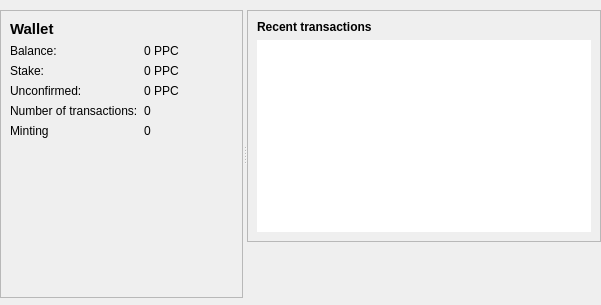
<?xml version="1.0" encoding="UTF-8"?>
<ui version="4.0">
 <class>OverviewPage</class>
 <widget class="QWidget" name="OverviewPage">
  <property name="geometry">
   <rect>
    <x>0</x>
    <y>0</y>
    <width>601</width>
    <height>305</height>
   </rect>
  </property>
  <property name="windowTitle">
   <string>Form</string>
  </property>
  <widget class="QSplitter" name="splitter">
   <property name="geometry">
    <rect>
     <x>0</x>
     <y>10</y>
     <width>601</width>
     <height>288</height>
    </rect>
   </property>
   <property name="orientation">
    <enum>Qt::Horizontal</enum>
   </property>
   <widget class="QFrame" name="frame">
    <property name="frameShape">
     <enum>QFrame::StyledPanel</enum>
    </property>
    <property name="frameShadow">
     <enum>QFrame::Raised</enum>
    </property>
    <layout class="QFormLayout" name="formLayout">
     <item row="0" column="0">
      <widget class="QLabel" name="label_5">
       <property name="font">
        <font>
         <pointsize>11</pointsize>
         <weight>75</weight>
         <bold>true</bold>
        </font>
       </property>
       <property name="text">
        <string>Wallet</string>
       </property>
      </widget>
     </item>
     <item row="1" column="0">
      <widget class="QLabel" name="label">
       <property name="text">
        <string>Balance:</string>
       </property>
      </widget>
     </item>
     <item row="1" column="1">
      <widget class="QLabel" name="labelBalance">
       <property name="text">
        <string notr="true">0 PPC</string>
       </property>
      </widget>
     </item>
     <item row="2" column="0">
      <widget class="QLabel" name="label_6">
       <property name="text">
        <string>Stake:</string>
       </property>
      </widget>
     </item>
     <item row="2" column="1">
      <widget class="QLabel" name="labelStake">
       <property name="text">
        <string notr="true">0 PPC</string>
       </property>
      </widget>
     </item>
     <item row="3" column="0">
      <widget class="QLabel" name="label_3">
       <property name="text">
        <string>Unconfirmed:</string>
       </property>
      </widget>
     </item>
     <item row="3" column="1">
      <widget class="QLabel" name="labelUnconfirmed">
       <property name="text">
        <string notr="true">0 PPC</string>
       </property>
      </widget>
     </item>
     <item row="4" column="0">
      <widget class="QLabel" name="label_2">
       <property name="text">
        <string>Number of transactions:</string>
       </property>
      </widget>
     </item>
     <item row="4" column="1">
      <widget class="QLabel" name="labelNumTransactions">
       <property name="text">
        <string>0</string>
       </property>
      </widget>
     </item>
     <item row="5" column="0">
      <widget class="QLabel" name="label_7">
       <property name="text">
        <string>Minting</string>
       </property>
      </widget>
     </item>
     <item row="5" column="1">
      <widget class="QLabel" name="label_8">
       <property name="text">
        <string>0</string>
       </property>
      </widget>
     </item>
    </layout>
   </widget>
   <widget class="QWidget" name="">
    <layout class="QVBoxLayout" name="verticalLayout_3">
     <item>
      <widget class="QFrame" name="frame_2">
       <property name="frameShape">
        <enum>QFrame::StyledPanel</enum>
       </property>
       <property name="frameShadow">
        <enum>QFrame::Raised</enum>
       </property>
       <layout class="QVBoxLayout" name="verticalLayout">
        <item>
         <widget class="QLabel" name="label_4">
          <property name="text">
           <string>&lt;b&gt;Recent transactions&lt;/b&gt;</string>
          </property>
         </widget>
        </item>
        <item>
         <widget class="QListView" name="listTransactions">
          <property name="frameShape">
           <enum>QFrame::NoFrame</enum>
          </property>
          <property name="verticalScrollBarPolicy">
           <enum>Qt::ScrollBarAlwaysOff</enum>
          </property>
          <property name="horizontalScrollBarPolicy">
           <enum>Qt::ScrollBarAlwaysOff</enum>
          </property>
         </widget>
        </item>
       </layout>
      </widget>
     </item>
     <item>
      <spacer name="verticalSpacer_2">
       <property name="orientation">
        <enum>Qt::Vertical</enum>
       </property>
       <property name="sizeHint" stdset="0">
        <size>
         <width>20</width>
         <height>40</height>
        </size>
       </property>
      </spacer>
     </item>
    </layout>
   </widget>
  </widget>
 </widget>
 <resources/>
 <connections/>
</ui>
